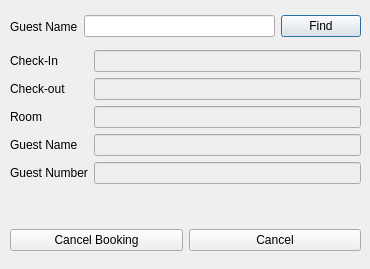
<?xml version="1.0" encoding="UTF-8"?>
<ui version="4.0">
 <class>DialogBookingCancel</class>
 <widget class="QDialog" name="DialogBookingCancel">
  <property name="geometry">
   <rect>
    <x>0</x>
    <y>0</y>
    <width>370</width>
    <height>269</height>
   </rect>
  </property>
  <property name="windowTitle">
   <string>Cancel Booking</string>
  </property>
  <widget class="QWidget" name="horizontalLayoutWidget">
   <property name="geometry">
    <rect>
     <x>10</x>
     <y>10</y>
     <width>351</width>
     <height>33</height>
    </rect>
   </property>
   <layout class="QHBoxLayout" name="horizontalLayout">
    <item>
     <widget class="QLabel" name="label">
      <property name="text">
       <string>Guest Name</string>
      </property>
     </widget>
    </item>
    <item>
     <widget class="QLineEdit" name="txtGuestNameFind"/>
    </item>
    <item>
     <widget class="QPushButton" name="btnFindGuest">
      <property name="text">
       <string>Find</string>
      </property>
     </widget>
    </item>
   </layout>
  </widget>
  <widget class="QWidget" name="formLayoutWidget">
   <property name="geometry">
    <rect>
     <x>10</x>
     <y>50</y>
     <width>351</width>
     <height>161</height>
    </rect>
   </property>
   <layout class="QFormLayout" name="formLayout">
    <item row="0" column="0">
     <widget class="QLabel" name="label_2">
      <property name="text">
       <string>Check-In</string>
      </property>
     </widget>
    </item>
    <item row="1" column="0">
     <widget class="QLabel" name="label_3">
      <property name="text">
       <string>Check-out</string>
      </property>
     </widget>
    </item>
    <item row="3" column="0">
     <widget class="QLabel" name="label_4">
      <property name="text">
       <string>Guest Name</string>
      </property>
     </widget>
    </item>
    <item row="4" column="0">
     <widget class="QLabel" name="label_5">
      <property name="text">
       <string>Guest Number</string>
      </property>
     </widget>
    </item>
    <item row="2" column="0">
     <widget class="QLabel" name="label_6">
      <property name="text">
       <string>Room</string>
      </property>
     </widget>
    </item>
    <item row="0" column="1">
     <widget class="QLineEdit" name="txtCheckIn">
      <property name="enabled">
       <bool>false</bool>
      </property>
     </widget>
    </item>
    <item row="1" column="1">
     <widget class="QLineEdit" name="txtCheckOut">
      <property name="enabled">
       <bool>false</bool>
      </property>
     </widget>
    </item>
    <item row="2" column="1">
     <widget class="QLineEdit" name="txtRoom">
      <property name="enabled">
       <bool>false</bool>
      </property>
     </widget>
    </item>
    <item row="3" column="1">
     <widget class="QLineEdit" name="txtGuestName">
      <property name="enabled">
       <bool>false</bool>
      </property>
     </widget>
    </item>
    <item row="4" column="1">
     <widget class="QLineEdit" name="txtGuestNumber">
      <property name="enabled">
       <bool>false</bool>
      </property>
     </widget>
    </item>
   </layout>
  </widget>
  <widget class="QWidget" name="horizontalLayoutWidget_2">
   <property name="geometry">
    <rect>
     <x>10</x>
     <y>220</y>
     <width>351</width>
     <height>41</height>
    </rect>
   </property>
   <layout class="QHBoxLayout" name="horizontalLayout_2">
    <item>
     <widget class="QPushButton" name="btnCancelBooking">
      <property name="text">
       <string>Cancel Booking</string>
      </property>
     </widget>
    </item>
    <item>
     <widget class="QPushButton" name="btnCancel">
      <property name="text">
       <string>Cancel</string>
      </property>
     </widget>
    </item>
   </layout>
  </widget>
 </widget>
 <resources/>
 <connections/>
</ui>
